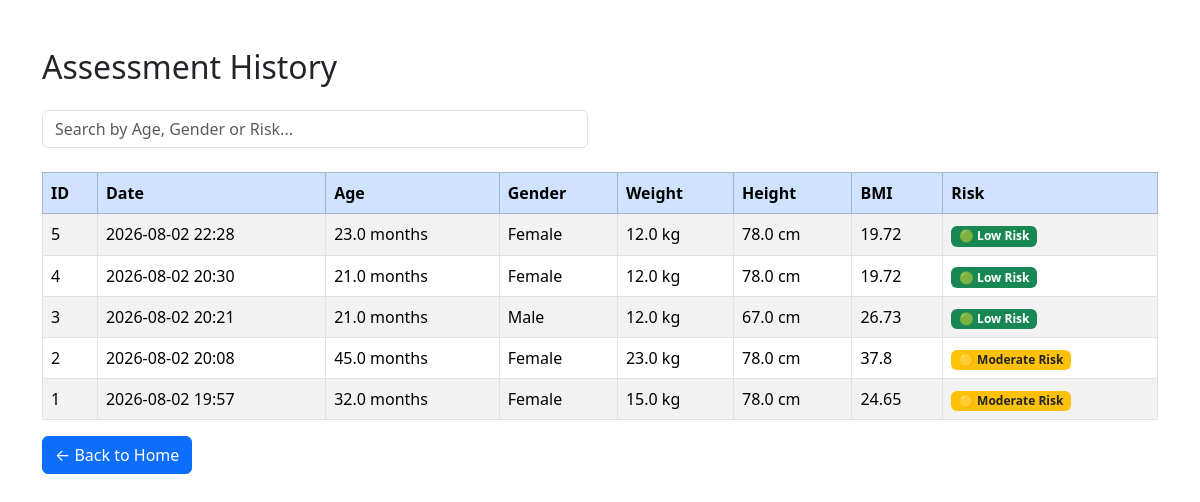
Before: /history with the older database file.
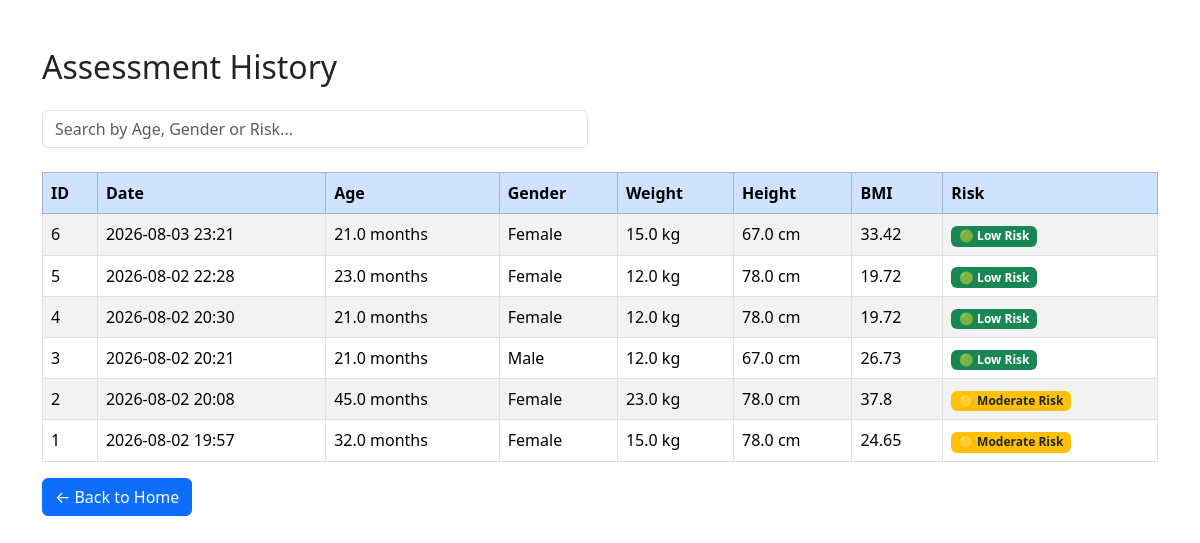
After: the same page with the newer database file.
### tables this page shows
CREATE TABLE assessments(

        id INTEGER PRIMARY KEY AUTOINCREMENT,

        created_at TEXT,

        age_months REAL,

        sex TEXT,

        weight REAL,

        height REAL,

        bmi REAL,

        overall_risk TEXT,

        underweight INTEGER,

        stunting INTEGER,

        wasting INTEGER

    );

### app/app.py (the view)
@app.route("/history")
def history():
    assessments = get_all_assessments()
    total = len(assessments)
    high = sum(1 for a in assessments if "High" in a["overall_risk"])
    moderate = sum(1 for a in assessments if "Moderate" in a["overall_risk"])
    low = sum(1 for a in assessments if "Low" in a["overall_risk"])
    avg_bmi = (
        round(sum(a["bmi"] for a in assessments) / total, 2)
        if total > 0 else 0
    )
    return render_template(
        "history.html",
        assessments=assessments,
        total=total,
        high=high,
        moderate=moderate,
        low=low,
        avg_bmi=avg_bmi
    )

### src/database/database.py (called while the page is built)
def get_connection():
    conn = sqlite3.connect(DB_PATH)
    conn.row_factory = sqlite3.Row
    return conn

def get_all_assessments():
    conn = get_connection()
    cursor = conn.execute("""

        SELECT *

        FROM assessments

        ORDER BY id DESC

    """)
    rows = cursor.fetchall()
    conn.close()
    return rows

### app/templates/history.html (shortened to what this page needs)
<!DOCTYPE html>
<html>
<head>
    <link href="https://cdn.jsdelivr.net/npm/bootstrap@5.3.3/dist/css/bootstrap.min.css" rel="stylesheet">
</head>
<body class="container mt-5">
<h2 class="mb-4">
    Assessment History
</h2>
<div class="row mb-4">
    <div class="col-md-6">
        <input
            type="text"
            id="searchInput"
            class="form-control"
            placeholder="Search by Age, Gender or Risk...">
    </div>
</div>
<table
    class="table table-striped table-bordered"
    id="historyTable">
<thead class="table-primary">
<tr>
    <th>ID</th>
    <th>Date</th>
    <th>Age</th>
    <th>Gender</th>
    <th>Weight</th>
    <th>Height</th>
    <th>BMI</th>
    <th>Risk</th>
</tr>
</thead>
<tbody>
{% for row in assessments %}
<tr>
    <td>{{ row["id"] }}</td>
    <td>{{ row["created_at"] }}</td>
    <td>{{ row["age_months"] }} months</td>
    <td>{{ row["sex"] }}</td>
    <td>{{ row["weight"] }} kg</td>
    <td>{{ row["height"] }} cm</td>
    <td>{{ row["bmi"]|round(2) }}</td>
    <td>
    {% if "High" in row["overall_risk"] %}
    <span class="badge bg-danger">{{ row["overall_risk"] }}</span>
    {% elif "Moderate" in row["overall_risk"] %}
    <span class="badge bg-warning text-dark">{{ row["overall_risk"] }}</span>
    {% else %}
    <span class="badge bg-success">{{ row["overall_risk"] }}</span>
    {% endif %}
    </td>
</tr>
{% endfor %}
</tbody>
</table>
<a href="/" class="btn btn-primary">
← Back to Home
</a>
</body>
</html>

Changed rows visible on the page:
added assessments: id "6", created_at "2026-08-03 23:21", age_months "21.0", sex "Female", weight "15.0", height "67.0", bmi "33.42", overall_risk "🟢 Low Risk"
